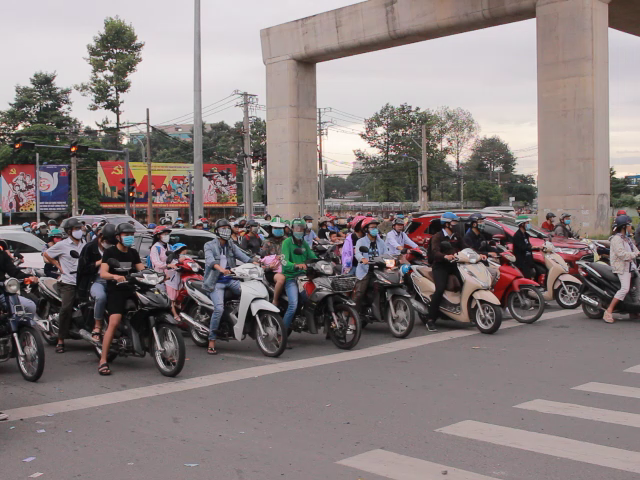
#> input picture images/4.png, 640 x 480 px, given in place of 4.jpg, which was not available
$ python test.py
#> lines starting #> are read from the running program, lines starting #| are printed output that depends on the picture
### Canny_Edge_Detect.py

import numpy as np
import argparse
import glob
import cv2
import imutils

class Auto_Canny():
	# [6 lines left out: function auto_canny, not called in this run]


class Canny_Detect():

	# [18 lines left out: function show, not called in this run]


	def get_egde(self,path):

		au = Auto_Canny()

		for imagePath in glob.glob(path):
			image = cv2.imread(imagePath)
			# image = imutils.resize(image, width=600)
			gray = cv2.cvtColor(image, cv2.COLOR_BGR2GRAY)
			blurred = cv2.GaussianBlur(gray, (3, 3), 0)

			self.wide = cv2.Canny(blurred, 10, 200)
			self.tight = cv2.Canny(blurred, 225, 250)
			self.auto = au.auto_canny(blurred)

			return self.auto


### test.py
from Canny_Edge_Detect import Auto_Canny
from Canny_Edge_Detect import Canny_Detect
import cv2
import numpy as np
import math

path = '4.jpg'
# Canny_Detect().show(path)
Canny_Detect()
# edges = Auto_Canny.auto_canny(path)
img = cv2.imread('4.jpg')
#> img is the input picture: shape (480, 640, 3); mean B, G, R 124.5, 124.8, 135.2
# convert to gray scale
gray = cv2.cvtColor(img, cv2.COLOR_BGR2GRAY) # color -> gray
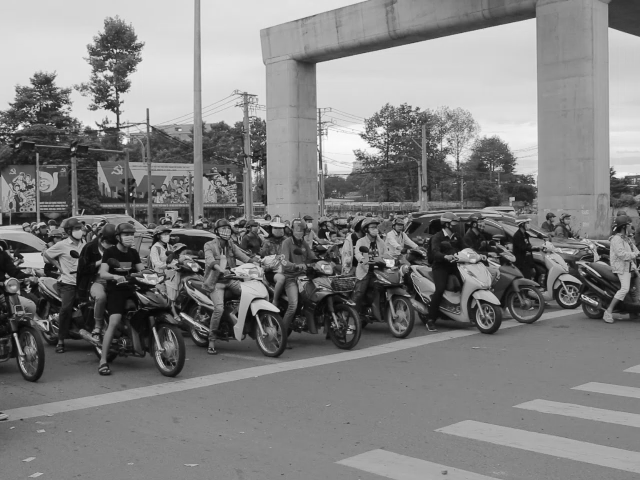
#> gray: shape (480, 640); min 5, max 252, mean 127.8
edges = Canny_Detect().get_egde(path)
lines = cv2.HoughLines(edges, rho=1, theta=np.pi/180, threshold=190)
#> (the run stopped early here; a loop or call above may not have finished)

$ run again, with images/test.png copied over images/4.png
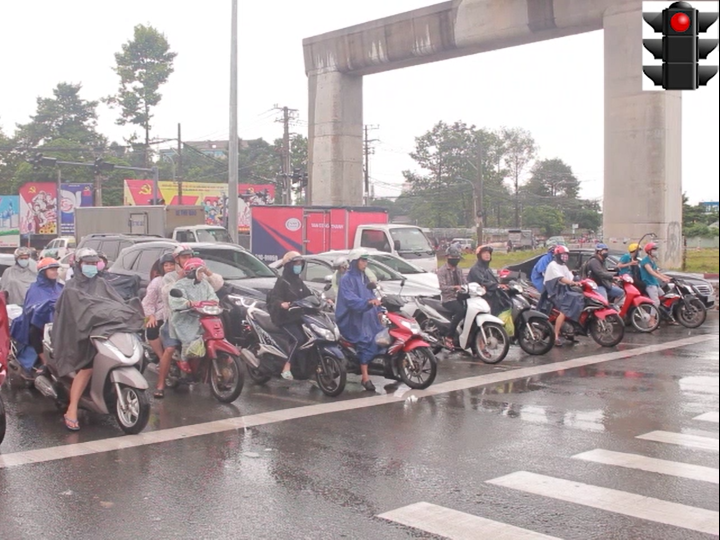
#> input picture images/test.png, 1440 x 1080 px, given in place of 4.jpg, which was not available (shown at 1/2 size)
#> img is the input picture: shape (1080, 1440, 3); mean B, G, R 161.7, 160.6, 171.2
#> `gray = cv2.cvtColor(img, cv2.COLOR_BGR2GRAY)`:
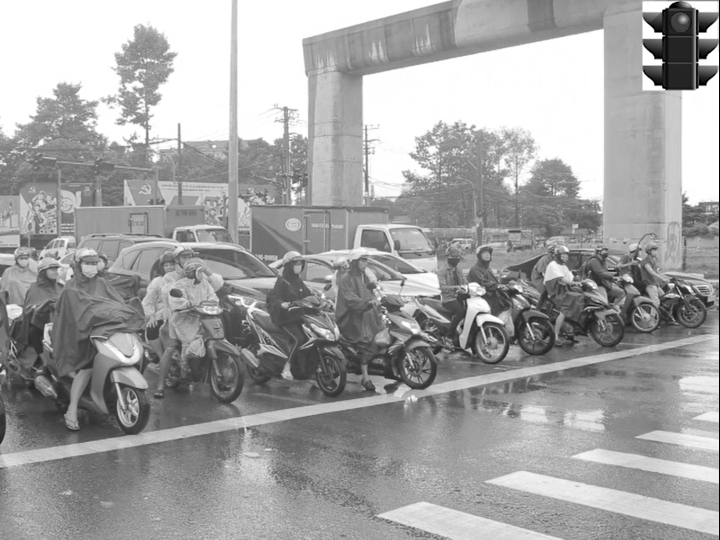
#> gray: shape (1080, 1440) (shown at 1/2 size); min 0, max 255, mean 163.9
